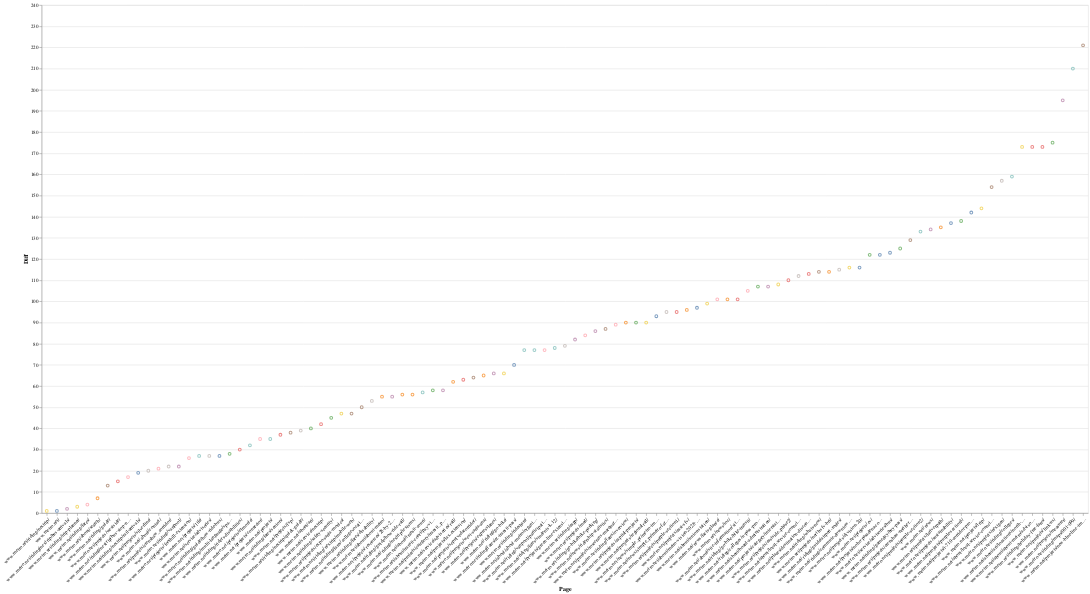

The cell this chart's notebook holds for it:
### Code cell
alt.Chart(data_combined, height=1000).mark_point().encode(
    alt.X('Page', sort='y', axis=alt.Axis(labelAngle=-45)),
    y='Diff',
    tooltip=['Page', 'Sep', 'Oct', 'Nov', 'Dec', 'Jan', 'Feb', 'Mar', 'Apr', 'May', 'Jun', 'Jul', 'Aug', 'Diff'],
    color=alt.Color('Page', legend=None)
    )

### Figure 1 — Vega-Lite specification as saved in the notebook (floating-point values rounded to 4 significant figures)
{"config": {"view": {"continuousWidth": 400, "continuousHeight": 300}}, "data": {"name": "data-fda9ea41399a935a6df7e30f72975a74"}, "mark": "point", "encoding": {"color": {"type": "nominal", "field": "Page", "legend": null}, "tooltip": [{"type": "nominal", "field": "Page"}, {"type": "quantitative", "field": "Sep"}, {"type": "quantitative", "field": "Oct"}, {"type": "quantitative", "field": "Nov"}, {"type": "quantitative", "field": "Dec"}, {"type": "quantitative", "field": "Jan"}, {"type": "quantitative", "field": "Feb"}, {"type": "quantitative", "field": "Mar"}, {"type": "quantitative", "field": "Apr"}, {"type": "quantitative", "field": "May"}, {"type": "quantitative", "field": "Jun"}, {"type": "quantitative", "field": "Jul"}, {"type": "quantitative", "field": "Aug"}, {"type": "quantitative", "field": "Diff"}], "x": {"type": "nominal", "axis": {"labelAngle": -45}, "field": "Page", "sort": "y"}, "y": {"type": "quantitative", "field": "Diff"}}, "height": 1000, "$schema": "https://vega.github.io/schema/vega-lite/v4.8.1.json", "datasets": {"data-fda9ea41399a935a6df7e30f72975a74": [{"Page": "www.metro.net/riding/nextrip/", "Sep": 1, "Oct": 1, "Nov": 1, "Dec": 1, "Jan": 1, "Feb": 1, "Mar": 2, "Apr": 2, "May": 2, "Jun": 2, "Jul": 2, "Aug": 2, "Diff": 1}, {"Page": "www.metro.net/", "Sep": 2, "Oct": 2, "Nov": 2, "Dec": 2, "Jan": 2, "Feb": 2, "Mar": 1, "Apr": 1, "May": 1, "Jun": 1, "Jul": 1, "Aug": 1, "Diff": 1}, {"Page": "www.metro.net/riding/trip-planner/", "Sep": 4, "Oct": 5, "Nov": 5, "Dec": 5, "Jan": 5, "Feb": 4, "Mar": 4, "Apr": 7, "May": 6, "Jun": 5, "Jul": 6, "Aug": 5, "Diff": 3}, {"Page": "www.metro.net/riding/nextrip/bus-arrivals/", "Sep": 5, "Oct": 4, "Nov": 4, "Dec": 4, "Jan": 3, "Feb": 3, "Mar": 3, "Apr": 3, "May": 3, "Jun": 3, "Jul": 3, "Aug": 3, "Diff": 2}, {"Page": "www.metro.net/riding/fares/", "Sep": 6, "Oct": 6, "Nov": 6, "Dec": 6, "Jan": 6, "Feb": 6, "Mar": 6, "Apr": 10, "May": 8, "Jun": 9, "Jul": 8, "Aug": 8, "Diff": 4}, {"Page": "www.metro.net/projects/new-blue-line-improvements/", "Sep": 7, "Oct": 8, "Nov": 16, "Dec": 54, "Jan": 72, "Feb": 92, "Mar": 132, "Apr": 162, "May": 116, "Jun": 164, "Jul": 213, "Aug": 228, "Diff": 221}, {"Page": "www.metro.net/projects/life/", "Sep": 9, "Oct": 10, "Nov": 15, "Dec": 18, "Jan": 17, "Feb": 19, "Mar": 18, "Apr": 32, "May": 28, "Jun": 36, "Jul": 34, "Aug": 29, "Diff": 27}, {"Page": "www.metro.net/riding/guide/", "Sep": 10, "Oct": 9, "Nov": 8, "Dec": 7, "Jan": 8, "Feb": 9, "Mar": 12, "Apr": 20, "May": 19, "Jun": 17, "Jul": 16, "Aug": 18, "Diff": 13}, {"Page": "www.metro.net/about/search/", "Sep": 12, "Oct": 13, "Nov": 11, "Dec": 9, "Jan": 11, "Feb": 11, "Mar": 11, "Apr": 12, "May": 11, "Jun": 11, "Jul": 11, "Aug": 16, "Diff": 7}, {"Page": "www.metro.net/riding/fares/collegevocational/", "Sep": 17, "Oct": 21, "Nov": 35, "Dec": 34, "Jan": 19, "Feb": 21, "Mar": 35, "Apr": 67, "May": 60, "Jun": 52, "Jul": 59, "Aug": 53, "Diff": 50}, {"Page": "www.metro.net/service/advisories/", "Sep": 18, "Oct": 26, "Nov": 33, "Dec": 26, "Jan": 35, "Feb": 28, "Mar": 10, "Apr": 9, "May": 9, "Jun": 8, "Jul": 9, "Aug": 14, "Diff": 27}, {"Page": "www.metro.net/riding/maps/001-099/", "Sep": 19, "Oct": 18, "Nov": 18, "Dec": 13, "Jan": 20, "Feb": 30, "Mar": 26, "Apr": 21, "May": 123, "Jun": 118, "Jul": 138, "Aug": 223, "Diff": 210}, {"Page": "www.metro.net/service/advisories/rail/", "Sep": 25, "Oct": 53, "Nov": 59, "Dec": 55, "Jan": 74, "Feb": 68, "Mar": 28, "Apr": 39, "May": 34, "Jun": 22, "Jul": 84, "Aug": 84, "Diff": 62}, {"Page": "www.metro.net/projects/westside/", "Sep": 27, "Oct": 24, "Nov": 22, "Dec": 19, "Jan": 15, "Feb": 13, "Mar": 15, "Apr": 13, "May": 12, "Jun": 14, "Jul": 13, "Aug": 12, "Diff": 15}, {"Page": "www.metro.net/about/contact/", "Sep": 28, "Oct": 27, "Nov": 30, "Dec": 20, "Jan": 13, "Feb": 14, "Mar": 9, "Apr": 11, "May": 13, "Jun": 10, "Jul": 12, "Aug": 15, "Diff": 21}, {"Page": "www.metro.net/projects/silverline/", "Sep": 29, "Oct": 25, "Nov": 28, "Dec": 25, "Jan": 29, "Feb": 32, "Mar": 27, "Apr": 34, "May": 29, "Jun": 30, "Jul": 37, "Aug": 45, "Diff": 20}, {"Page": "www.metro.net/riding/fares/students-k-12/", "Sep": 30, "Oct": 32, "Nov": 38, "Dec": 35, "Jan": 24, "Feb": 29, "Mar": 37, "Apr": 102, "May": 90, "Jun": 68, "Jul": 79, "Aug": 80, "Diff": 78}, {"Page": "www.metro.net/riding/fares/seniors/", "Sep": 31, "Oct": 30, "Nov": 27, "Dec": 21, "Jan": 21, "Feb": 26, "Mar": 30, "Apr": 50, "May": 52, "Jun": 46, "Jul": 52, "Aug": 58, "Diff": 37}, {"Page": "www.metro.net/riding/fares/ez-transit-pass/", "Sep": 34, "Oct": 43, "Nov": 47, "Dec": 42, "Jan": 38, "Feb": 46, "Mar": 49, "Apr": 104, "May": 85, "Jun": 76, "Jul": 90, "Aug": 76, "Diff": 70}, {"Page": "www.metro.net/projects/crenshaw_corridor/", "Sep": 36, "Oct": 29, "Nov": 25, "Dec": 27, "Jan": 23, "Feb": 20, "Mar": 23, "Apr": 15, "May": 15, "Jun": 16, "Jul": 14, "Aug": 19, "Diff": 22}, {"Page": "www.metro.net/riding/gameday/buy-pass/", "Sep": 37, "Oct": 33, "Nov": 32, "Dec": 24, "Jan": 30, "Feb": 34, "Mar": 36, "Apr": 149, "May": 91, "Jun": 66, "Jul": 75, "Aug": 67, "Diff": 125}, {"Page": "www.metro.net/riding/guide/how-ride-rail/", "Sep": 40, "Oct": 34, "Nov": 31, "Dec": 22, "Jan": 31, "Feb": 31, "Mar": 40, "Apr": 78, "May": 48, "Jun": 37, "Jul": 41, "Aug": 48, "Diff": 56}, {"Page": "www.metro.net/projects/fsp/", "Sep": 43, "Oct": 51, "Nov": 55, "Dec": 45, "Jan": 53, "Feb": 57, "Mar": 41, "Apr": 23, "May": 21, "Jun": 20, "Jul": 19, "Aug": 26, "Diff": 38}, {"Page": "www.metro.net/riding/guide/how-ride-bus/", "Sep": 44, "Oct": 46, "Nov": 54, "Dec": 44, "Jan": 41, "Feb": 41, "Mar": 43, "Apr": 53, "May": 41, "Jun": 27, "Jul": 35, "Aug": 40, "Diff": 27}, {"Page": "www.metro.net/projects/expo-santa-monica/", "Sep": 45, "Oct": 45, "Nov": 39, "Dec": 23, "Jan": 27, "Feb": 33, "Mar": 39, "Apr": 70, "May": 37, "Jun": 38, "Jul": 44, "Aug": 50, "Diff": 47}, {"Page": "www.metro.net/riding/colleges/u-pass-program/", "Sep": 49, "Oct": 64, "Nov": 76, "Dec": 80, "Jan": 50, "Feb": 55, "Mar": 83, "Apr": 108, "May": 142, "Jun": 110, "Jul": 156, "Aug": 110, "Diff": 107}, {"Page": "www.metro.net/riding/eapp/", "Sep": 50, "Oct": 56, "Nov": 61, "Dec": 59, "Jan": 52, "Feb": 71, "Mar": 73, "Apr": 132, "May": 112, "Jun": 99, "Jul": 108, "Aug": 113, "Diff": 82}, {"Page": "www.metro.net/riding/nextrip/rail-arrivals/", "Sep": 51, "Oct": 44, "Nov": 43, "Dec": 37, "Jan": 37, "Feb": 35, "Mar": 34, "Apr": 36, "May": 38, "Jun": 42, "Jul": 32, "Aug": 46, "Diff": 19}, {"Page": "www.metro.net/projects/connector/", "Sep": 54, "Oct": 48, "Nov": 44, "Dec": 50, "Jan": 34, "Feb": 43, "Mar": 32, "Apr": 19, "May": 20, "Jun": 31, "Jul": 23, "Aug": 25, "Diff": 35}, {"Page": "www.metro.net/projects/", "Sep": 57, "Oct": 50, "Nov": 52, "Dec": 48, "Jan": 47, "Feb": 50, "Mar": 50, "Apr": 22, "May": 24, "Jun": 33, "Jul": 39, "Aug": 57, "Diff": 35}, {"Page": "www.metro.net/riding/multi-language/spanish/", "Sep": 58, "Oct": 78, "Nov": 73, "Dec": 73, "Jan": 75, "Feb": 83, "Mar": 65, "Apr": 63, "May": 55, "Jun": 55, "Jul": 64, "Aug": 66, "Diff": 28}, {"Page": "www.metro.net/riding/guide/airport-routes/", "Sep": 60, "Oct": 67, "Nov": 49, "Dec": 41, "Jan": 49, "Feb": 59, "Mar": 68, "Apr": 156, "May": 125, "Jun": 89, "Jul": 88, "Aug": 81, "Diff": 115}, {"Page": "www.metro.net/news/simple_pr/metro-fare-changes-be-implemented-september-15-off/", "Sep": 61, "Oct": 58, "Nov": 70, "Dec": 68, "Jan": 68, "Feb": 78, "Mar": 88, "Apr": 153, "May": 141, "Jun": 113, "Jul": 144, "Aug": 149, "Diff": 95}, {"Page": "www.metro.net/riding/fares/disability/", "Sep": 63, "Oct": 65, "Nov": 67, "Dec": 58, "Jan": 59, "Feb": 63, "Mar": 66, "Apr": 111, "May": 111, "Jun": 96, "Jul": 101, "Aug": 87, "Diff": 53}, {"Page": "www.metro.net/projects/foothill-extension/", "Sep": 65, "Oct": 59, "Nov": 68, "Dec": 62, "Jan": 61, "Feb": 61, "Mar": 67, "Apr": 46, "May": 42, "Jun": 43, "Jul": 42, "Aug": 43, "Diff": 26}, {"Page": "www.metro.net/riding/vanpool/", "Sep": 68, "Oct": 62, "Nov": 69, "Dec": 69, "Jan": 66, "Feb": 65, "Mar": 62, "Apr": 72, "May": 73, "Jun": 73, "Jul": 51, "Aug": 69, "Diff": 22}, {"Page": "www.metro.net/riding/fares/overview/", "Sep": 69, "Oct": 69, "Nov": 66, "Dec": 52, "Jan": 45, "Feb": 45, "Mar": 58, "Apr": 135, "May": 76, "Jun": 87, "Jul": 96, "Aug": 88, "Diff": 90}, {"Page": "www.metro.net/projects/expresslanes/", "Sep": 70, "Oct": 76, "Nov": 74, "Dec": 75, "Jan": 10, "Feb": 23, "Mar": 24, "Apr": 33, "May": 32, "Jun": 32, "Jul": 20, "Aug": 24, "Diff": 66}, {"Page": "www.metro.net/riding/whats-new/", "Sep": 71, "Oct": 135, "Nov": 141, "Dec": 105, "Jan": 157, "Feb": 152, "Mar": 93, "Apr": 43, "May": 69, "Jun": 70, "Jul": 78, "Aug": 83, "Diff": 114}, {"Page": "www.metro.net/riding/colleges/", "Sep": 74, "Oct": 99, "Nov": 106, "Dec": 118, "Jan": 85, "Feb": 85, "Mar": 162, "Apr": 233, "May": 193, "Jun": 150, "Jul": 221, "Aug": 201, "Diff": 159}, {"Page": "www.metro.net/about/about-metro/", "Sep": 78, "Oct": 94, "Nov": 97, "Dec": 88, "Jan": 97, "Feb": 95, "Mar": 77, "Apr": 42, "May": 57, "Jun": 61, "Jul": 61, "Aug": 65, "Diff": 55}, {"Page": "www.metro.net/projects/mod/", "Sep": 80, "Oct": 107, "Nov": 100, "Dec": 139, "Jan": 101, "Feb": 164, "Mar": 108, "Apr": 122, "May": 160, "Jun": 152, "Jul": 139, "Aug": 114, "Diff": 84}, {"Page": "www.metro.net/riding/nextrip/bus-stop-number/", "Sep": 81, "Oct": 82, "Nov": 82, "Dec": 76, "Jan": 82, "Feb": 84, "Mar": 91, "Apr": 76, "May": 79, "Jun": 78, "Jul": 74, "Aug": 91, "Diff": 17}, {"Page": "www.metro.net/service/nextrip/", "Sep": 82, "Oct": 55, "Nov": 64, "Dec": 53, "Jan": 64, "Feb": 53, "Mar": 64, "Apr": 40, "May": 51, "Jun": 40, "Jul": 45, "Aug": 54, "Diff": 42}, {"Page": "www.metro.net/about/transit-court/pay-violation/", "Sep": 83, "Oct": 79, "Nov": 77, "Dec": 74, "Jan": 48, "Feb": 64, "Mar": 38, "Apr": 31, "May": 40, "Jun": 45, "Jul": 25, "Aug": 31, "Diff": 58}, {"Page": "www.metro.net/projects/elmonte/", "Sep": 86, "Oct": 84, "Nov": 91, "Dec": 81, "Jan": 78, "Feb": 88, "Mar": 97, "Apr": 110, "May": 104, "Jun": 86, "Jul": 93, "Aug": 106, "Diff": 32}, {"Page": "www.metro.net/riding/riders-disabilities/", "Sep": 89, "Oct": 104, "Nov": 111, "Dec": 94, "Jan": 116, "Feb": 110, "Mar": 112, "Apr": 96, "May": 113, "Jun": 116, "Jul": 106, "Aug": 119, "Diff": 30}, {"Page": "www.metro.net/about/art/locations/north-hollywood-station/", "Sep": 92, "Oct": 110, "Nov": 99, "Dec": 77, "Jan": 100, "Feb": 105, "Mar": 155, "Apr": 250, "May": 188, "Jun": 148, "Jul": 200, "Aug": 191, "Diff": 173}, {"Page": "www.metro.net/projects/west-santa-ana/", "Sep": 93, "Oct": 75, "Nov": 102, "Dec": 116, "Jan": 99, "Feb": 102, "Mar": 92, "Apr": 51, "May": 64, "Jun": 81, "Jul": 72, "Aug": 72, "Diff": 65}, {"Page": "www.metro.net/places/destination-discounts/", "Sep": 96, "Oct": 68, "Nov": 58, "Dec": 64, "Jan": 69, "Feb": 75, "Mar": 84, "Apr": 140, "May": 171, "Jun": 129, "Jul": 152, "Aug": 153, "Diff": 113}, {"Page": "www.metro.net/riding/safety-security/", "Sep": 99, "Oct": 93, "Nov": 92, "Dec": 84, "Jan": 83, "Feb": 86, "Mar": 75, "Apr": 71, "May": 62, "Jun": 54, "Jul": 55, "Aug": 75, "Diff": 45}, {"Page": "www.metro.net/riding/rideshare/", "Sep": 103, "Oct": 91, "Nov": 127, "Dec": 136, "Jan": 145, "Feb": 115, "Mar": 125, "Apr": 137, "May": 167, "Jun": 168, "Jul": 113, "Aug": 95, "Diff": 77}, {"Page": "www.metro.net/projects/category/transit_projects/", "Sep": 104, "Oct": 103, "Nov": 101, "Dec": 96, "Jan": 89, "Feb": 80, "Mar": 87, "Apr": 47, "May": 46, "Jun": 65, "Jul": 62, "Aug": 63, "Diff": 58}, {"Page": "www.metro.net/projects/sepulvedacorridor/", "Sep": 105, "Oct": 83, "Nov": 65, "Dec": 65, "Jan": 55, "Feb": 67, "Mar": 71, "Apr": 41, "May": 54, "Jun": 67, "Jul": 57, "Aug": 49, "Diff": 64}, {"Page": "www.metro.net/riding/go-bike/", "Sep": 106, "Oct": 134, "Nov": 140, "Dec": 147, "Jan": 130, "Feb": 109, "Mar": 117, "Apr": 85, "May": 82, "Jun": 98, "Jul": 81, "Aug": 89, "Diff": 66}, {"Page": "www.metro.net/about/art/", "Sep": 110, "Oct": 100, "Nov": 87, "Dec": 70, "Jan": 79, "Feb": 90, "Mar": 79, "Apr": 101, "May": 84, "Jun": 85, "Jul": 80, "Aug": 103, "Diff": 40}, {"Page": "www.metro.net/riding/commute-downtown-long-beach-station/", "Sep": 111, "Oct": 109, "Nov": 86, "Dec": 82, "Jan": 88, "Feb": 87, "Mar": 118, "Apr": 198, "May": 156, "Jun": 114, "Jul": 110, "Aug": 135, "Diff": 116}, {"Page": "www.metro.net/about/union-station/", "Sep": 112, "Oct": 114, "Nov": 114, "Dec": 103, "Jan": 122, "Feb": 134, "Mar": 126, "Apr": 169, "May": 170, "Jun": 151, "Jul": 202, "Aug": 169, "Diff": 99}, {"Page": "www.metro.net/about/board-administration/", "Sep": 114, "Oct": 133, "Nov": 159, "Dec": 161, "Jan": 165, "Feb": 123, "Mar": 127, "Apr": 88, "May": 78, "Jun": 72, "Jul": 58, "Aug": 96, "Diff": 107}, {"Page": "www.metro.net/service/advisories/bus/", "Sep": 118, "Oct": 95, "Nov": 144, "Dec": 133, "Jan": 118, "Feb": 139, "Mar": 21, "Apr": 24, "May": 23, "Jun": 21, "Jul": 91, "Aug": 131, "Diff": 123}, {"Page": "www.metro.net/about/about-metro/organization/", "Sep": 120, "Oct": 118, "Nov": 133, "Dec": 115, "Jan": 105, "Feb": 98, "Mar": 78, "Apr": 56, "May": 63, "Jun": 64, "Jul": 66, "Aug": 77, "Diff": 77}, {"Page": "www.metro.net/about/transit-court/", "Sep": 123, "Oct": 139, "Nov": 147, "Dec": 112, "Jan": 113, "Feb": 135, "Mar": 98, "Apr": 119, "May": 135, "Jun": 124, "Jul": 150, "Aug": 155, "Diff": 57}, {"Page": "www.metro.net/projects/capital-projects/", "Sep": 124, "Oct": 195, "Nov": 175, "Dec": 184, "Jan": 183, "Feb": 166, "Mar": 176, "Apr": 105, "May": 105, "Jun": 146, "Jul": 149, "Aug": 154, "Diff": 90}, {"Page": "www.metro.net/riding/nextrip/quick-guide/", "Sep": 127, "Oct": 122, "Nov": 117, "Dec": 98, "Jan": 123, "Feb": 131, "Mar": 119, "Apr": 92, "May": 96, "Jun": 92, "Jul": 109, "Aug": 92, "Diff": 39}, {"Page": "www.metro.net/projects/resources/28-by-2028/", "Sep": 129, "Oct": 148, "Nov": 146, "Dec": 124, "Jan": 108, "Feb": 113, "Mar": 140, "Apr": 93, "May": 98, "Jun": 137, "Jul": 94, "Aug": 100, "Diff": 55}, {"Page": "www.metro.net/riding/nextrip/mobile-web/", "Sep": 130, "Oct": 125, "Nov": 124, "Dec": 122, "Jan": 152, "Feb": 149, "Mar": 157, "Apr": 159, "May": 150, "Jun": 142, "Jul": 112, "Aug": 124, "Diff": 47}, {"Page": "www.metro.net/news/facts-glance/", "Sep": 131, "Oct": 185, "Nov": 178, "Dec": 169, "Jan": 198, "Feb": 199, "Mar": 169, "Apr": 98, "May": 117, "Jun": 157, "Jul": 158, "Aug": 190, "Diff": 101}, {"Page": "www.metro.net/news/", "Sep": 134, "Oct": 138, "Nov": 153, "Dec": 190, "Jan": 184, "Feb": 193, "Mar": 69, "Apr": 64, "May": 74, "Jun": 59, "Jul": 83, "Aug": 71, "Diff": 134}, {"Page": "www.metro.net/riding/vanpool/participating-vanpools/", "Sep": 137, "Oct": 124, "Nov": 121, "Dec": 128, "Jan": 136, "Feb": 112, "Mar": 105, "Apr": 124, "May": 115, "Jun": 107, "Jul": 60, "Aug": 68, "Diff": 77}, {"Page": "www.metro.net/riding/go-bike/bike-parking/", "Sep": 139, "Oct": 156, "Nov": 143, "Dec": 164, "Jan": 140, "Feb": 140, "Mar": 154, "Apr": 205, "May": 119, "Jun": 120, "Jul": 145, "Aug": 159, "Diff": 86}, {"Page": "www.metro.net/news/simple_pr/metro-implements-new-transit-information-number-32/", "Sep": 141, "Oct": 131, "Nov": 123, "Dec": 108, "Jan": 98, "Feb": 94, "Mar": 81, "Apr": 54, "May": 59, "Jun": 48, "Jul": 76, "Aug": 82, "Diff": 93}, {"Page": "www.metro.net/projects/green-line-extension/", "Sep": 142, "Oct": 144, "Nov": 137, "Dec": 134, "Jan": 90, "Feb": 124, "Mar": 149, "Apr": 94, "May": 80, "Jun": 95, "Jul": 70, "Aug": 109, "Diff": 79}, {"Page": "www.metro.net/projects/lax-extension/", "Sep": 144, "Oct": 90, "Nov": 110, "Dec": 106, "Jan": 114, "Feb": 129, "Mar": 148, "Apr": 113, "May": 120, "Jun": 122, "Jul": 102, "Aug": 85, "Diff": 63}, {"Page": "www.metro.net/riding/go-bike/bike-transit/", "Sep": 145, "Oct": 136, "Nov": 148, "Dec": 168, "Jan": 158, "Feb": 157, "Mar": 186, "Apr": 241, "May": 147, "Jun": 155, "Jul": 153, "Aug": 146, "Diff": 105}, {"Page": "www.metro.net/news/toc/", "Sep": 150, "Oct": 140, "Nov": 125, "Dec": 138, "Jan": 139, "Feb": 141, "Mar": 56, "Apr": 49, "May": 66, "Jun": 60, "Jul": 82, "Aug": 78, "Diff": 101}, {"Page": "www.metro.net/projects/east-sfv/", "Sep": 151, "Oct": 141, "Nov": 149, "Dec": 117, "Jan": 110, "Feb": 116, "Mar": 104, "Apr": 55, "May": 67, "Jun": 74, "Jul": 68, "Aug": 64, "Diff": 96}, {"Page": "www.metro.net/projects/north-sfv-brt/", "Sep": 156, "Oct": 117, "Nov": 215, "Dec": 211, "Jan": 231, "Feb": 216, "Mar": 222, "Apr": 172, "May": 163, "Jun": 195, "Jul": 174, "Aug": 157, "Diff": 114}, {"Page": "www.metro.net/news/ridership-statistics/", "Sep": 159, "Oct": 129, "Nov": 128, "Dec": 114, "Jan": 137, "Feb": 130, "Mar": 103, "Apr": 74, "May": 72, "Jun": 83, "Jul": 86, "Aug": 105, "Diff": 87}, {"Page": "www.metro.net/projects/lariverpath/", "Sep": 160, "Oct": 113, "Nov": 96, "Dec": 119, "Jan": 147, "Feb": 145, "Mar": 96, "Apr": 30, "May": 25, "Jun": 44, "Jul": 38, "Aug": 51, "Diff": 135}, {"Page": "www.metro.net/projects/division-20/", "Sep": 162, "Oct": 214, "Nov": 180, "Dec": 247, "Jan": 230, "Feb": 229, "Mar": 177, "Apr": 131, "May": 144, "Jun": 162, "Jul": 137, "Aug": 166, "Diff": 116}, {"Page": "www.metro.net/about/local-service-councils/sgv/", "Sep": 165, "Oct": 166, "Nov": 166, "Dec": 153, "Jan": 153, "Feb": 150, "Mar": 107, "Apr": 66, "May": 58, "Jun": 69, "Jul": 54, "Aug": 59, "Diff": 112}, {"Page": "www.metro.net/projects/category/interstate_projects/", "Sep": 166, "Oct": 182, "Nov": 167, "Dec": 137, "Jan": 149, "Feb": 155, "Mar": 130, "Apr": 100, "May": 86, "Jun": 93, "Jul": 99, "Aug": 74, "Diff": 108}, {"Page": "www.metro.net/projects/nextgen/", "Sep": 167, "Oct": 173, "Nov": 174, "Dec": 140, "Jan": 43, "Feb": 17, "Mar": 17, "Apr": 17, "May": 43, "Jun": 58, "Jul": 29, "Aug": 22, "Diff": 157}, {"Page": "www.metro.net/projects/lrtp/", "Sep": 169, "Oct": 202, "Nov": 207, "Dec": 198, "Jan": 207, "Feb": 176, "Mar": 182, "Apr": 146, "May": 83, "Jun": 63, "Jul": 89, "Aug": 162, "Diff": 144}, {"Page": "www.metro.net/projects/ev/", "Sep": 170, "Oct": 157, "Nov": 113, "Dec": 142, "Jan": 135, "Feb": 143, "Mar": 138, "Apr": 129, "May": 235, "Jun": 171, "Jul": 188, "Aug": 222, "Diff": 122}, {"Page": "www.metro.net/riding/nextrip/textsms/", "Sep": 172, "Oct": 192, "Nov": 177, "Dec": 201, "Jan": 193, "Feb": 189, "Mar": 146, "Apr": 170, "May": 187, "Jun": 179, "Jul": 194, "Aug": 202, "Diff": 56}, {"Page": "www.metro.net/about/site-information/site-map/", "Sep": 173, "Oct": 81, "Nov": 84, "Dec": 72, "Jan": 84, "Feb": 100, "Mar": 111, "Apr": 89, "May": 110, "Jun": 119, "Jul": 126, "Aug": 137, "Diff": 101}, {"Page": "www.metro.net/projects/eastside_phase2/", "Sep": 175, "Oct": 171, "Nov": 176, "Dec": 144, "Jan": 93, "Feb": 66, "Mar": 76, "Apr": 99, "May": 95, "Jun": 105, "Jul": 105, "Aug": 121, "Diff": 110}, {"Page": "www.metro.net/about/about-metro/advisory-meetings/", "Sep": 179, "Oct": 176, "Nov": 112, "Dec": 199, "Jan": 148, "Feb": 120, "Mar": 99, "Apr": 139, "May": 47, "Jun": 49, "Jul": 26, "Aug": 34, "Diff": 173}, {"Page": "www.metro.net/projects/purple-section1/", "Sep": 182, "Oct": 177, "Nov": 169, "Dec": 155, "Jan": 127, "Feb": 127, "Mar": 153, "Apr": 87, "May": 100, "Jun": 108, "Jul": 116, "Aug": 115, "Diff": 95}, {"Page": "www.metro.net/projects/regionalrail/", "Sep": 184, "Oct": 158, "Nov": 181, "Dec": 192, "Jan": 176, "Feb": 151, "Mar": 145, "Apr": 130, "May": 102, "Jun": 133, "Jul": 128, "Aug": 118, "Diff": 90}, {"Page": "www.metro.net/about/metro-vision-2028-plan/", "Sep": 186, "Oct": 168, "Nov": 171, "Dec": 143, "Jan": 162, "Feb": 148, "Mar": 168, "Apr": 103, "May": 89, "Jun": 111, "Jul": 111, "Aug": 158, "Diff": 97}, {"Page": "www.metro.net/riding/holiday-free-fares/", "Sep": 188, "Oct": 155, "Nov": 93, "Dec": 29, "Jan": 77, "Feb": 202, "Mar": 57, "Apr": 81, "May": 75, "Jun": 84, "Jul": 134, "Aug": 120, "Diff": 173}, {"Page": "www.metro.net/projects/link-us/", "Sep": 189, "Oct": 234, "Nov": 202, "Dec": 177, "Jan": 129, "Feb": 162, "Mar": 158, "Apr": 59, "May": 65, "Jun": 102, "Jul": 69, "Aug": 61, "Diff": 175}, {"Page": "www.metro.net/projects/crenshaw-northern-extension/", "Sep": 191, "Oct": 66, "Nov": 158, "Dec": 154, "Jan": 126, "Feb": 125, "Mar": 190, "Apr": 128, "May": 138, "Jun": 176, "Jul": 125, "Aug": 62, "Diff": 129}, {"Page": "www.metro.net/about/local-service-councils/sba/", "Sep": 202, "Oct": 180, "Nov": 196, "Dec": 172, "Jan": 146, "Feb": 122, "Mar": 101, "Apr": 48, "May": 53, "Jun": 57, "Jul": 50, "Aug": 56, "Diff": 154}, {"Page": "www.metro.net/projects/noho-pasadena-corridor/", "Sep": 203, "Oct": 130, "Nov": 81, "Dec": 123, "Jan": 187, "Feb": 168, "Mar": 191, "Apr": 187, "May": 148, "Jun": 180, "Jul": 178, "Aug": 163, "Diff": 122}, {"Page": "www.metro.net/projects/i-710-corridor-project/", "Sep": 208, "Oct": 222, "Nov": 183, "Dec": 170, "Jan": 186, "Feb": 230, "Mar": 167, "Apr": 107, "May": 103, "Jun": 88, "Jul": 107, "Aug": 143, "Diff": 142}, {"Page": "www.metro.net/projects/rosecrans-marquardt-grade-separation/", "Sep": 212, "Oct": 174, "Nov": 160, "Dec": 213, "Jan": 248, "Feb": 228, "Mar": 234, "Apr": 218, "May": 208, "Jun": 249, "Jul": 218, "Aug": 225, "Diff": 89}, {"Page": "www.metro.net/projects/purple-section2/", "Sep": 215, "Oct": 207, "Nov": 201, "Dec": 205, "Jan": 194, "Feb": 184, "Mar": 172, "Apr": 134, "May": 87, "Jun": 82, "Jul": 124, "Aug": 138, "Diff": 133}, {"Page": "www.metro.net/projects/sustainability/", "Sep": 218, "Oct": 240, "Nov": 213, "Dec": 224, "Jan": 174, "Feb": 158, "Mar": 137, "Apr": 114, "May": 121, "Jun": 115, "Jul": 103, "Aug": 130, "Diff": 137}, {"Page": "www.metro.net/projects/purple-section3/", "Sep": 224, "Oct": 219, "Nov": 191, "Dec": 156, "Jan": 141, "Feb": 119, "Mar": 135, "Apr": 95, "May": 93, "Jun": 104, "Jul": 98, "Aug": 86, "Diff": 138}, {"Page": "www.metro.net/projects/measurer/", "Sep": 230, "Oct": 215, "Nov": 247, "Dec": 210, "Jan": 144, "Feb": 52, "Mar": 74, "Apr": 142, "May": 94, "Jun": 201, "Jul": 181, "Aug": 219, "Diff": 195}]}}
